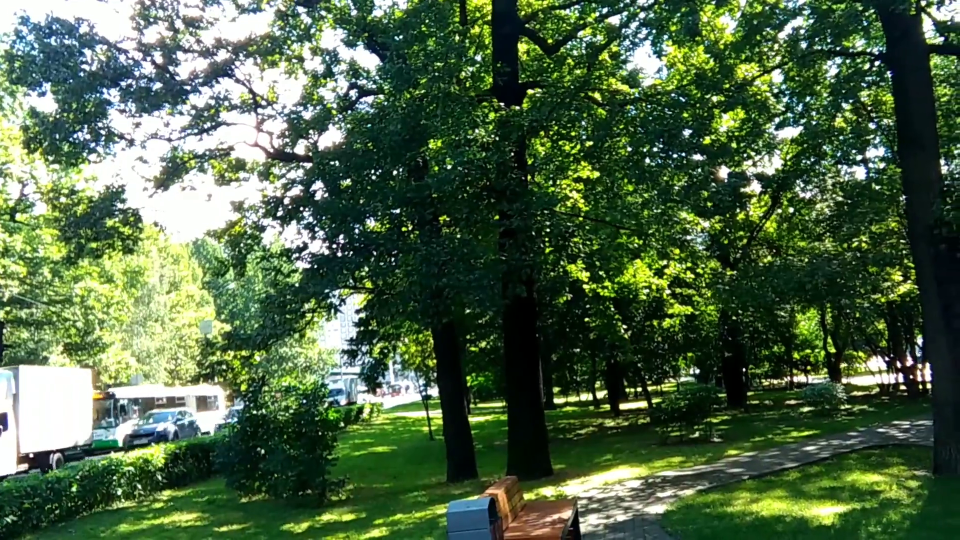
#> input picture frame 17 of rtsp_server_and_client_example/rtsp-simple-server_v0.21.6_linux_amd64/sample-5s.mp4, 1920 x 1080 px, given in place of mp4:BigBuckBunny_115k.mp4, which was not available (shown at 1/2 size)
$ python test2.py
#> lines starting #> are read from the running program, lines starting #| are printed output that depends on the picture; pictures that were not available may be replaced by others from this repository, and a replacement may not be noted
import cv2
import os

RTSP_URL = 'rtsp://wowzaec2demo.streamlock.net/vod/mp4:BigBuckBunny_115k.mp4'

os.environ['OPENCV_FFMPEG_CAPTURE_OPTIONS'] = 'rtsp_transport;udp'

cap = cv2.VideoCapture(RTSP_URL, cv2.CAP_FFMPEG)

if not cap.isOpened():
    print('Cannot open RTSP stream')
    exit(-1)

width  = cap.get(cv2.CAP_PROP_FRAME_WIDTH)   # float `width`
height = cap.get(cv2.CAP_PROP_FRAME_HEIGHT)  # float `height`

print(width, height)

# Dividing the original video in 4 parts by slicing the frame array
while True :
    photo = cap.read()[1]           # Storing the frame in a variable photo
#> photo is the input picture: shape (1080, 1920, 3); mean B, G, R 69.7, 100.9, 77.8
    # [7 lines of commented-out code are left out]

    cropu1 = photo[:int(width/2),:int(height/2)]        # Top left part of the photo
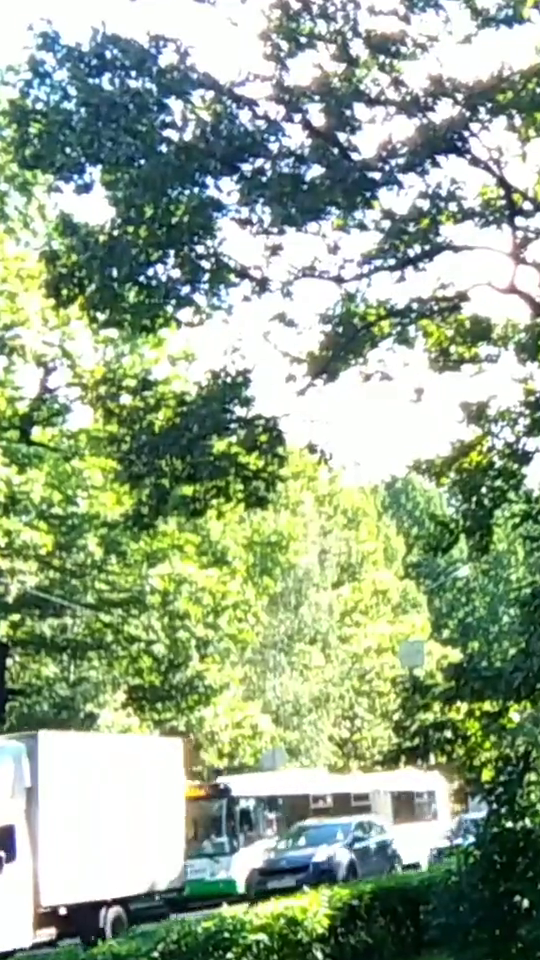
#> cropu1: shape (960, 540, 3); mean B, G, R 141.9, 168.7, 150.9
    cropu2 = photo[:int(width/2),int(height/2):]        # Top right part of the photo
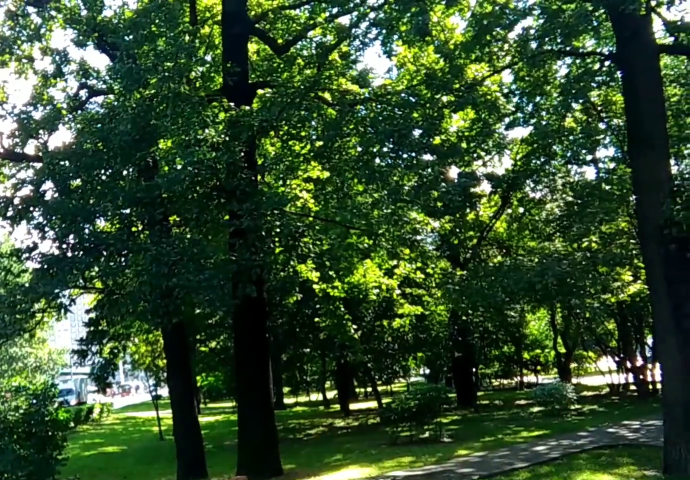
#> cropu2: shape (960, 1380, 3) (shown at 1/2 size); mean B, G, R 45.2, 75.4, 51.3
    cropd1 = photo[int(width/2):,:int(height/2)]      # Bottom left part of the photo
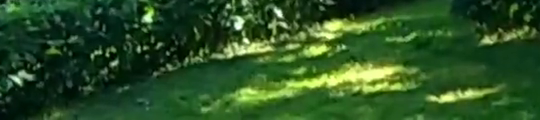
#> cropd1: shape (120, 540, 3); mean B, G, R 36.6, 81.4, 43.6
    cropd2 = photo[int(width/2):,int(height/2):]       # Bottom right part of the photo
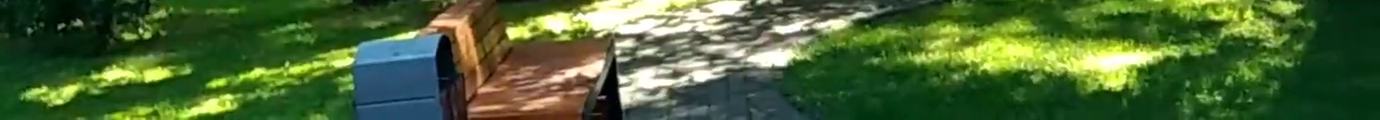
#> cropd2: shape (120, 1380, 3); mean B, G, R 52.7, 100.6, 74


    cv2.imshow("cropu1",cropu1)     # It will show cropu1 part in a window
    cv2.imshow("cropu2",cropu2)     # It will show cropu2 part in a window
    cv2.imshow("cropd1",cropd1)     # It will show cropd1 part in a window
    cv2.imshow("cropd2",cropd2)     # It will show cropd2 part in a window

    cv2.imshow("Live",photo)        # It will show complete video in a window

    if cv2.waitKey(50) == 13 :      # Specifying (Enter) button to break the loop
#> (key Esc is pressed here)
        break


cv2.destroyAllWindows()            # To destroy all windows

$ run again, starting later in the video
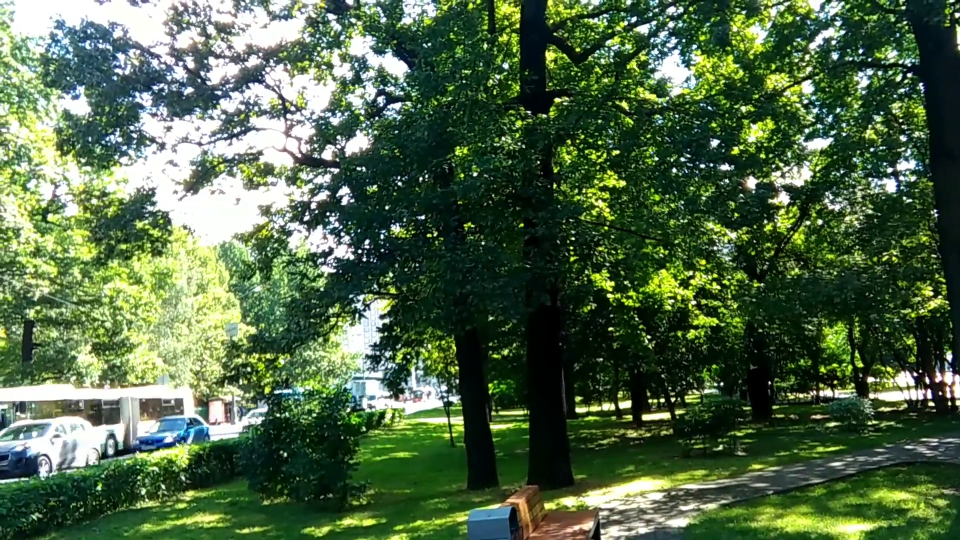
#> input picture frame 76 of rtsp_server_and_client_example/rtsp-simple-server_v0.21.6_linux_amd64/sample-5s.mp4, 1920 x 1080 px, given in place of mp4:BigBuckBunny_115k.mp4, which was not available (shown at 1/2 size)
#> photo is the input picture: shape (1080, 1920, 3); mean B, G, R 71, 103.4, 80.1
#> `cropd1 = photo[int(width/2):,:int(height/2)]`:
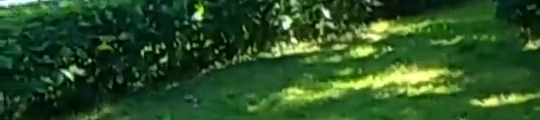
#> cropd1: shape (120, 540, 3); mean B, G, R 37.5, 81.1, 43.5
#> `cropd2 = photo[int(width/2):,int(height/2):]`:
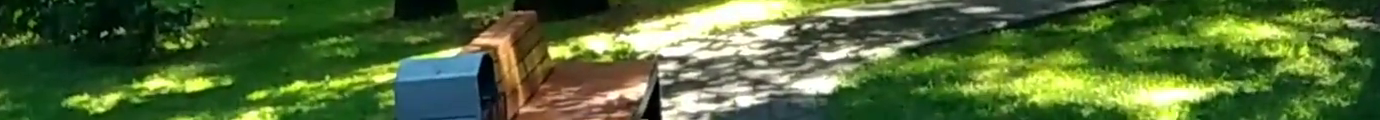
#> cropd2: shape (120, 1380, 3); mean B, G, R 55.6, 106.4, 81.9

$ run again, starting later in the video
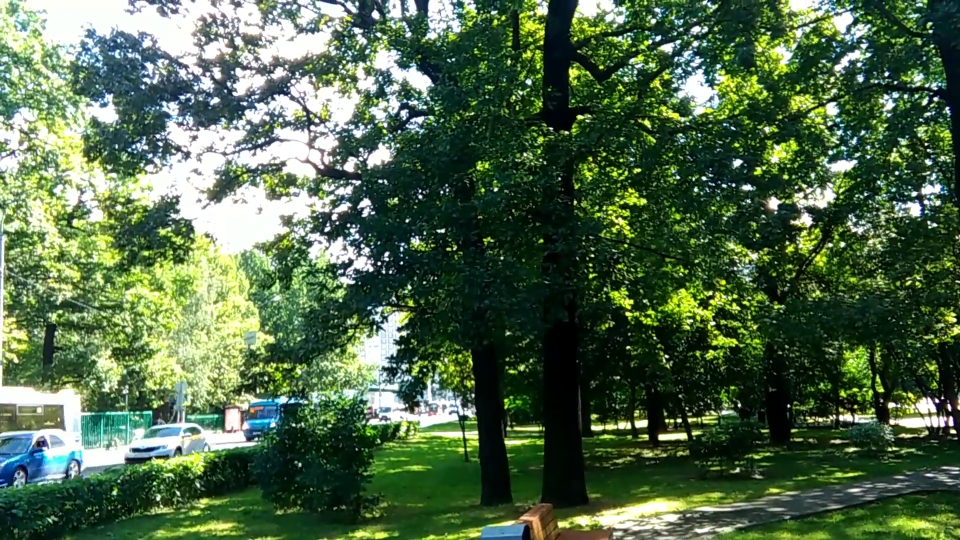
#> input picture frame 136 of rtsp_server_and_client_example/rtsp-simple-server_v0.21.6_linux_amd64/sample-5s.mp4, 1920 x 1080 px, given in place of mp4:BigBuckBunny_115k.mp4, which was not available (shown at 1/2 size)
#> photo is the input picture: shape (1080, 1920, 3); mean B, G, R 73.7, 104.4, 80.2
#> `cropd1 = photo[int(width/2):,:int(height/2)]`:
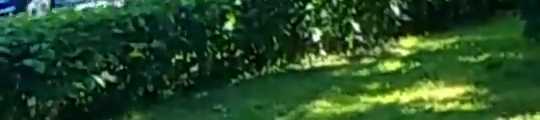
#> cropd1: shape (120, 540, 3); mean B, G, R 39, 75.7, 39.3
#> `cropd2 = photo[int(width/2):,int(height/2):]`:
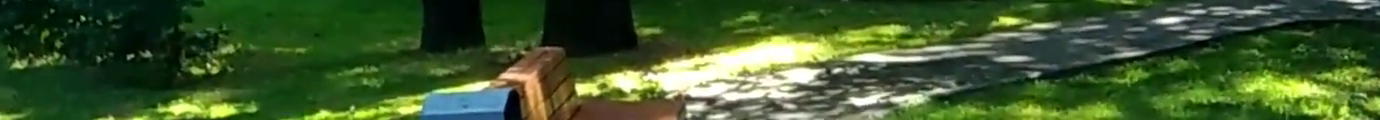
#> cropd2: shape (120, 1380, 3); mean B, G, R 45.9, 88.6, 63.5
